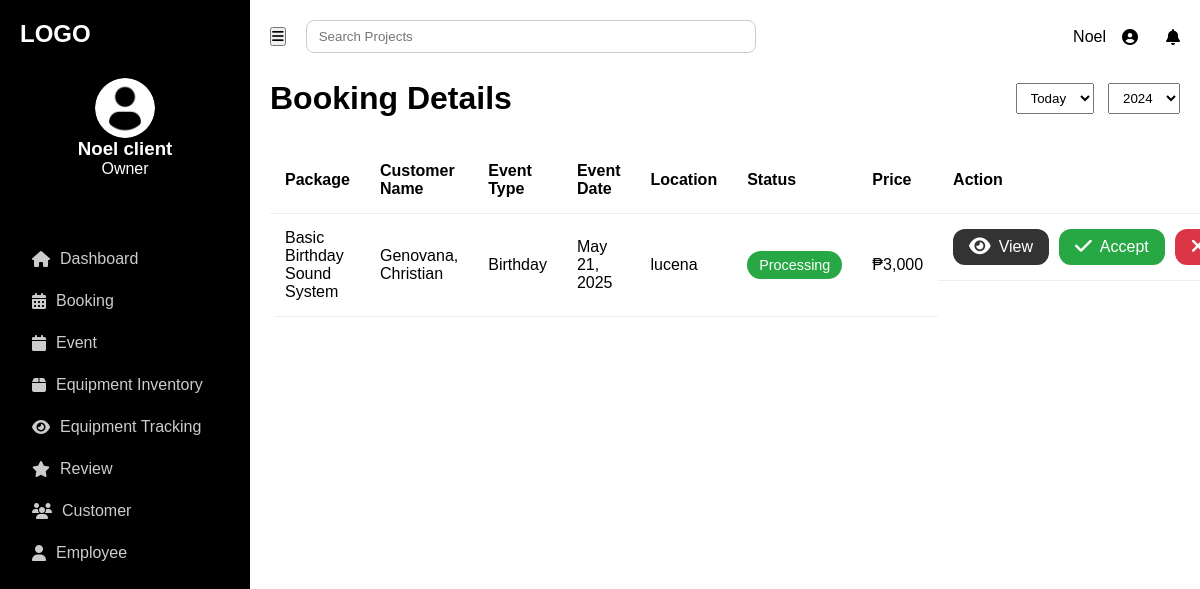
/accounts/booking/ (signed in), run on an earlier commit of the app's database.
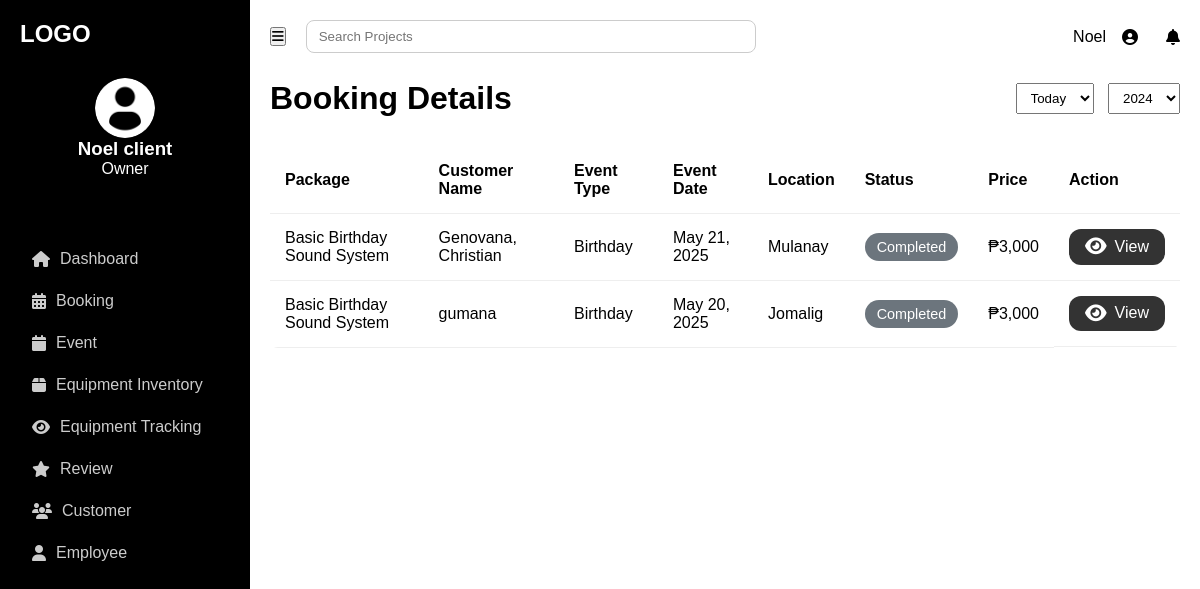
And on a later commit of the database.
### accounts/models.py (models this page shows, shortened)
class Booking(models.Model):
    STATUS_CHOICES = [
        ('Processing', 'Processing'),
        ('Approved', 'Approved'),
        ('Rejected', 'Rejected'),
        ('Completed', 'Completed'),
    ]
    user = models.ForeignKey(User, on_delete=models.CASCADE)
    package = models.ForeignKey(ServicePackage, on_delete=models.CASCADE)
    full_name = models.CharField(max_length=100)
    email = models.EmailField()
    contact_number = models.CharField(max_length=20)
    event_date = models.DateField()
    event_time = models.TimeField()
    end_time = models.TimeField(null=True, blank=True)
    event_type = models.CharField(max_length=100)
    location = models.CharField(max_length=255)
    fulladdress = models.CharField(max_length=255, blank=True, null=True)
    audience_size = models.IntegerField()
    status = models.CharField(max_length=50, choices=STATUS_CHOICES, default='Processing')
    price = models.CharField(max_length=20)
    created_at = models.DateTimeField(default=timezone.now)

class ServicePackage(models.Model):
    title = models.CharField(max_length=100)
    description = models.TextField()
    price = models.CharField(max_length=20)
    equipment = models.ManyToManyField(Equipment, through='PackageEquipment')

### accounts/views.py (the view)
    def wrapper(request, *args, **kwargs):
        if not request.user.is_authenticated:
            print("User is not authenticated.")  # Debugging line
            return redirect("login")
        if not request.user.is_staff and not request.user.is_superuser:
            print(f"User {request.user.username} does not have admin privileges.")  # Debugging line
            raise PermissionDenied  # User is denied access
        return view_func(request, *args, **kwargs)

### accounts/views.py (called while the page is built)
def admin_only(view_func):
    def wrapper(request, *args, **kwargs):
        if not request.user.is_authenticated:
            print("User is not authenticated.")  # Debugging line
            return redirect("login")
        if not request.user.is_staff and not request.user.is_superuser:
            print(f"User {request.user.username} does not have admin privileges.")  # Debugging line
            raise PermissionDenied  # User is denied access
        return view_func(request, *args, **kwargs)
    return wrapper

@login_required
@admin_only  # Restrict to admin users
def booking(request):
    bookings = Booking.objects.all()  # Fetch all bookings for admin
    return render(request, 'client/booking.html', {'bookings': bookings})

### accounts/templates/client/booking.html (shortened to what this page needs)
{% extends 'client-base.html' %}
{% block content %}
<header class="header">
    <h1>Booking Details</h1>
    <div class="filters">
        <select><option>Today</option></select>
        <select><option>2024</option></select>
    </div>
</header>
<table class="booking-table">
    <thead>
        <tr>
            <th>Package</th>
            <th>Customer Name</th>
            <th>Event Type</th>
            <th>Event Date</th>
            <th>Location</th>
            <th>Status</th>
            <th>Price</th>
            <th>Action</th>
        </tr>
    </thead>
    <tbody>
        {% for booking in bookings %}
            <tr>
                <td>{{ booking.package.title }}</td>
                <td>{{ booking.full_name }}</td>
                <td>{{ booking.event_type }}</td>
                <td>{{ booking.event_date }}</td>
                <td>{{ booking.location }}</td>
                <td>
                    <span class="badge
                        {% if booking.status == 'Processing' %}processing
                        {% elif booking.status == 'Accepted' %}accepted
                        {% elif booking.status == 'Rejected' %}rejected
                        {% elif booking.status == 'Cancelled' %}cancelled
                        {% else %}not-processed{% endif %}">
                        {{ booking.status }}
                    </span>
                </td>
                <td>{{ booking.price }}</td>
                <td class="actions">
                    <a href="javascript:void(0);" class="view" onclick="openModal({{ booking.id }})">
                        <i class="fa fa-eye"></i> View
                    </a>
                    {% if booking.status == 'Processing' %}
                        <a href="{% url 'accept_booking' booking.id %}" class="accept">
                            <i class="fa fa-check"></i> Accept
                        </a>
                        <a href="{% url 'reject_booking' booking.id %}" class="reject">
                            <i class="fa fa-times"></i> Reject
                        </a>
                    {% endif %}
                </td>
            </tr>
        {% empty %}
            <tr>
                <td colspan="9">You have no bookings yet.</td>
            </tr>
        {% endfor %}
    </tbody>
</table>
{% endblock %}

### accounts/templates/client-base.html (shortened to what this page needs)
<!DOCTYPE html>
<html lang="en">
<head>
  <link rel="stylesheet" href="https://cdnjs.cloudflare.com/ajax/libs/font-awesome/6.5.0/css/all.min.css" />
  {% load static %}
</head>
<body>
  <div class="container">
    <aside class="sidebar">
      <div class="logo">LOGO</div>
      <div class="user">
        <div class="avatar">
          <img src="{% static 'images/profile-icon.png' %}" alt="Avatar Icon" class="white-icon" />
        </div>
        <h3>{{ request.user.first_name }} {{ request.user.last_name }}</h3>
        <p>Owner</p>
      </div>
      <nav class="nav">
        <a href="{% url 'dashboard' %}"><i class="fas fa-home"></i> Dashboard</a>
        <a href="{% url 'booking' %}"><i class="fas fa-calendar-alt"></i> Booking</a>
        <a href="{% url 'event' %}"><i class="fas fa-calendar"></i> Event</a>
        <a href="{% url 'equipment' %}"><i class="fas fa-box"></i> Equipment Inventory</a>
        <a href="{% url 'tracking' %}"><i class="fas fa-eye"></i> Equipment Tracking</a>
        <a href="{% url 'reviews' %}"><i class="fas fa-star"></i> Review</a>
        <a href="{% url 'customer' %}"><i class="fas fa-users"></i> Customer</a>
        <a href="{% url 'employee' %}"><i class="fas fa-user"></i> Employee</a>
      </nav>
    </aside>
    <main class="main">
      <div class="topbar">
        <button class="menu-btn"><i class="fas fa-bars"></i></button>
        <input type="text" placeholder="Search Projects" class="search-bar" />
        <div class="user-info" id="topbarDropdownToggle">
          <span>{{ request.user.first_name }}</span>
          <i class="fas fa-user-circle"></i>
          <i class="fas fa-bell"></i>
        </div>
      </div>
      {% block content %}{% endblock %}
    </main>
  </div>
</body>
</html>

### accounts/templates/client-base.html (style rules this page uses)
* { margin: 0; padding: 0; box-sizing: border-box; }
body { font-family: 'Arial', sans-serif; background: #fff; color: #000; display: flex; height: 100vh; overflow: hidden; }
.container { display: flex; width: 100%; }
.sidebar { background: #000000; color: #fff; width: 250px; padding: 20px; display: flex; flex-direction: column; height: 100vh; position: fixed; }
.logo { font-size: 24px; font-weight: bold; margin-bottom: 30px; }
.user { text-align: center; margin-bottom: 30px; }
.avatar img { width: 60px; height: 60px; border-radius: 50%; object-fit: cover; display: block; margin: 0 auto; }
.white-icon { width: 60px; height: 60px; filter: brightness(0) invert(1); }
.nav { margin-top: 30px; }
.nav a { display: flex; align-items: center; gap: 10px; padding: 12px; color: #ccc; text-decoration: none; border-radius: 8px; }
.main { flex-grow: 1; padding: 20px; margin-left: 250px; overflow-y: auto; }
.topbar { display: flex; align-items: center; justify-content: space-between; }
.search-bar { width: 450px; padding: 8px 12px; border-radius: 8px; border: 1px solid #ccc; margin-left: 20px; margin-right: auto; }
.user-info { display: flex; align-items: center; gap: 16px; position: relative; cursor: pointer; }
.user-info i:first-of-type { margin-right: 12px; }

### accounts/templates/client/booking.html (style rules this page uses)
.header { display: flex; justify-content: space-between; align-items: center; margin-top: 3%; }
.filters select { padding: 6px 10px; margin-left: 10px; }
.booking-table { width: 100%; margin-top: 30px; border-collapse: collapse; background-color: white; border-radius: 8px; overflow: hidden; }
.booking-table th, .booking-table td { padding: 15px; text-align: left; border-bottom: 1px solid #eee; }
.badge { padding: 6px 12px; border-radius: 20px; font-size: 0.9em; color: white; }
.not-processed { background-color: #6c757d; }
.actions { display: flex; justify-content: flex-start; gap: 10px; }
.actions a { padding: 8px 16px; border-radius: 12px; font-size: 1em; color: white; cursor: pointer; text-decoration: none; display: inline-flex; align-items: center; gap: 8px; }
.actions .view { background-color: #333; }
.actions i { font-size: 1.2em; }

What changed in the data, as far as the page shows it:
removed Booking: package "Basic Birthday Sound System", full_name "Genovana, Christian", event_type "Birthday", event_date "May 21, 2025", location "lucena", status "Processing", price "₱3,000", shows "Accept"
added Booking: package "Basic Birthday Sound System", full_name "Genovana, Christian", event_type "Birthday", event_date "May 21, 2025", location "Mulanay", status "Completed", price "₱3,000"
added Booking: package "Basic Birthday Sound System", full_name "gumana", event_type "Birthday", event_date "May 20, 2025", location "Jomalig", status "Completed", price "₱3,000"
